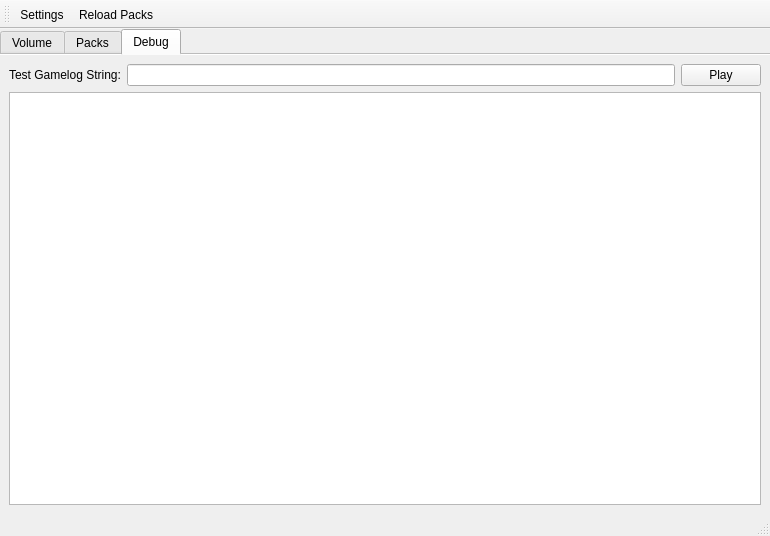
<?xml version="1.0" encoding="UTF-8"?>
<ui version="4.0">
 <class>MainWindow</class>
 <widget class="QMainWindow" name="MainWindow">
  <property name="geometry">
   <rect>
    <x>0</x>
    <y>0</y>
    <width>770</width>
    <height>536</height>
   </rect>
  </property>
  <property name="windowTitle">
   <string>QtSense</string>
  </property>
  <widget class="QWidget" name="centralwidget">
   <layout class="QVBoxLayout" name="verticalLayout">
    <property name="leftMargin">
     <number>0</number>
    </property>
    <property name="topMargin">
     <number>0</number>
    </property>
    <property name="rightMargin">
     <number>0</number>
    </property>
    <property name="bottomMargin">
     <number>0</number>
    </property>
    <item>
     <widget class="QTabWidget" name="tabWidget">
      <property name="currentIndex">
       <number>2</number>
      </property>
      <property name="documentMode">
       <bool>true</bool>
      </property>
      <widget class="QWidget" name="tab_3">
       <attribute name="title">
        <string>Volume</string>
       </attribute>
       <layout class="QFormLayout" name="formLayout_2">
        <item row="0" column="0">
         <widget class="QLabel" name="masterSliderLabel">
          <property name="text">
           <string>Master</string>
          </property>
         </widget>
        </item>
        <item row="0" column="1">
         <widget class="QSlider" name="masterSlider">
          <property name="maximum">
           <number>100</number>
          </property>
          <property name="value">
           <number>100</number>
          </property>
          <property name="orientation">
           <enum>Qt::Horizontal</enum>
          </property>
          <property name="tickPosition">
           <enum>QSlider::TicksBelow</enum>
          </property>
          <property name="tickInterval">
           <number>10</number>
          </property>
         </widget>
        </item>
        <item row="1" column="0" colspan="2">
         <widget class="Line" name="line">
          <property name="orientation">
           <enum>Qt::Horizontal</enum>
          </property>
         </widget>
        </item>
       </layout>
      </widget>
      <widget class="QWidget" name="tab">
       <attribute name="title">
        <string>Packs</string>
       </attribute>
       <layout class="QVBoxLayout" name="verticalLayout_2">
        <item>
         <widget class="QListWidget" name="packsListWidget"/>
        </item>
       </layout>
      </widget>
      <widget class="QWidget" name="tab_2">
       <attribute name="title">
        <string>Debug</string>
       </attribute>
       <layout class="QVBoxLayout" name="verticalLayout_3">
        <item>
         <layout class="QFormLayout" name="formLayout">
          <item row="0" column="0">
           <widget class="QLabel" name="testGamelogStringLabel">
            <property name="text">
             <string>Test Gamelog String:</string>
            </property>
           </widget>
          </item>
          <item row="0" column="1">
           <layout class="QHBoxLayout" name="horizontalLayout">
            <item>
             <widget class="QLineEdit" name="testGamelogStringLineEdit"/>
            </item>
            <item>
             <widget class="QPushButton" name="testGamelogPushButton">
              <property name="text">
               <string>Play</string>
              </property>
             </widget>
            </item>
           </layout>
          </item>
         </layout>
        </item>
        <item>
         <widget class="QListView" name="logText">
          <property name="editTriggers">
           <set>QAbstractItemView::NoEditTriggers</set>
          </property>
          <property name="alternatingRowColors">
           <bool>true</bool>
          </property>
          <property name="resizeMode">
           <enum>QListView::Adjust</enum>
          </property>
          <property name="uniformItemSizes">
           <bool>true</bool>
          </property>
         </widget>
        </item>
       </layout>
      </widget>
     </widget>
    </item>
   </layout>
  </widget>
  <widget class="QToolBar" name="toolBar">
   <property name="windowTitle">
    <string>toolBar</string>
   </property>
   <attribute name="toolBarArea">
    <enum>TopToolBarArea</enum>
   </attribute>
   <attribute name="toolBarBreak">
    <bool>false</bool>
   </attribute>
   <addaction name="actionSettings"/>
   <addaction name="actionReload_Packs"/>
  </widget>
  <widget class="QStatusBar" name="statusBar"/>
  <action name="actionSettings">
   <property name="text">
    <string>Settings</string>
   </property>
   <property name="toolTip">
    <string>Opens the settings screen.</string>
   </property>
   <property name="shortcut">
    <string>Alt+S</string>
   </property>
  </action>
  <action name="actionReload_Packs">
   <property name="text">
    <string>Reload Packs</string>
   </property>
   <property name="toolTip">
    <string>Reloads all the Sound Packs.</string>
   </property>
   <property name="shortcut">
    <string>Alt+R</string>
   </property>
  </action>
 </widget>
 <resources/>
 <connections/>
</ui>
